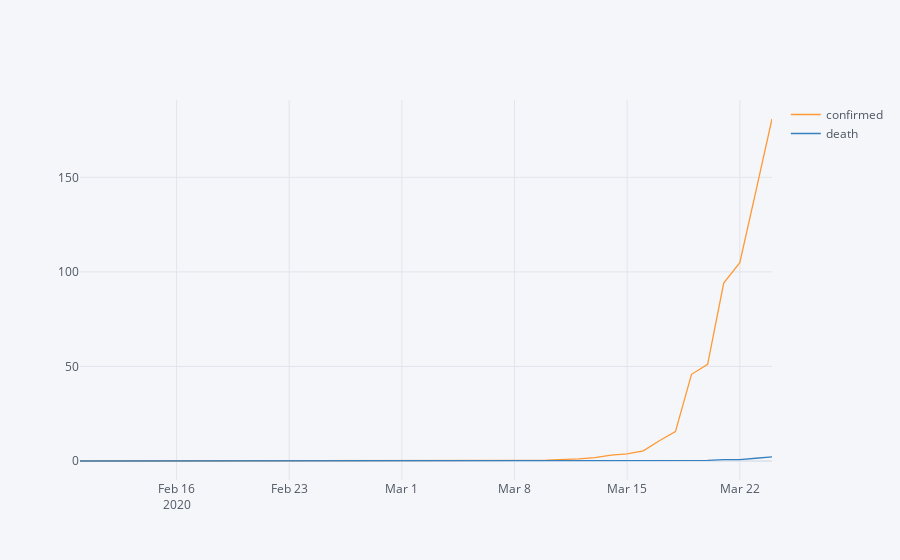

Notebook code cell kept with this figure:
### Markdown cell above
## Extract data from covid.direct
https://covid-19.direct/county/NY/New%20York%20City

### Code cell
nyc_pop = 8623000
raw_data = pd.read_json("covid_direct_3-25-20.json")
clean_nyc_data = raw_data[["confirmed", "death", "fulldate", "newcase"]]
clean_nyc_data.dropna(inplace=True)
clean_nyc_data["fulldate"] = pd.to_datetime(clean_nyc_data["fulldate"])
clean_nyc_data.set_index("fulldate", inplace=True)
(clean_nyc_data[["confirmed", "death"]]*100000/nyc_pop).iplot()

### Figure 1 — Plotly figure (JSON) as saved in the notebook; plotly's stock layout.template omitted (floating-point values rounded to 4 significant figures)
{"data": [{"line": {"color": "rgba(255, 153, 51, 1.0)", "dash": "solid", "shape": "linear", "width": 1.3}, "mode": "lines", "name": "confirmed", "text": "", "type": "scatter", "x": ["2020-02-10", "2020-02-11", "2020-02-12", "2020-02-13", "2020-02-14", "2020-02-15", "2020-02-16", "2020-02-17", "2020-02-18", "2020-02-19", "2020-02-20", "2020-02-21", "2020-02-22", "2020-02-23", "2020-02-24", "2020-02-25", "2020-02-26", "2020-02-27", "2020-02-28", "2020-02-29", "2020-03-01", "2020-03-02", "2020-03-03", "2020-03-04", "2020-03-05", "2020-03-06", "2020-03-07", "2020-03-08", "2020-03-09", "2020-03-10", "2020-03-11", "2020-03-12", "2020-03-13", "2020-03-14", "2020-03-15", "2020-03-16", "2020-03-17", "2020-03-18", "2020-03-19", "2020-03-20", "2020-03-21", "2020-03-22", "2020-03-23", "2020-03-24"], "y": [0, 0, 0, 0, 0, 0, 0, 0, 0, 0, 0, 0, 0, 0, 0, 0, 0, 0, 0, 0, 0, 0.0116, 0.0116, 0.0116, 0.04639, 0.1856, 0.1276, 0.1392, 0.2899, 0.4175, 0.719, 1.102, 1.786, 3.12, 3.815, 5.369, 10.7, 15.53, 45.85, 51.12, 94.11, 104.9, 142.7, 180.9]}, {"line": {"color": "rgba(55, 128, 191, 1.0)", "dash": "solid", "shape": "linear", "width": 1.3}, "mode": "lines", "name": "death", "text": "", "type": "scatter", "x": ["2020-02-10", "2020-02-11", "2020-02-12", "2020-02-13", "2020-02-14", "2020-02-15", "2020-02-16", "2020-02-17", "2020-02-18", "2020-02-19", "2020-02-20", "2020-02-21", "2020-02-22", "2020-02-23", "2020-02-24", "2020-02-25", "2020-02-26", "2020-02-27", "2020-02-28", "2020-02-29", "2020-03-01", "2020-03-02", "2020-03-03", "2020-03-04", "2020-03-05", "2020-03-06", "2020-03-07", "2020-03-08", "2020-03-09", "2020-03-10", "2020-03-11", "2020-03-12", "2020-03-13", "2020-03-14", "2020-03-15", "2020-03-16", "2020-03-17", "2020-03-18", "2020-03-19", "2020-03-20", "2020-03-21", "2020-03-22", "2020-03-23", "2020-03-24"], "y": [0, 0, 0, 0, 0, 0, 0, 0, 0, 0, 0, 0, 0, 0, 0, 0, 0, 0, 0, 0, 0, 0, 0, 0, 0, 0, 0, 0, 0, 0, 0, 0, 0, 0.0116, 0.05798, 0.08118, 0.116, 0.116, 0.3015, 0.3015, 0.6958, 0.6958, 1.45, 2.227]}], "layout": {"legend": {"bgcolor": "#F5F6F9", "font": {"color": "#4D5663"}}, "paper_bgcolor": "#F5F6F9", "plot_bgcolor": "#F5F6F9", "title": {"font": {"color": "#4D5663"}}, "xaxis": {"gridcolor": "#E1E5ED", "showgrid": true, "tickfont": {"color": "#4D5663"}, "title": {"font": {"color": "#4D5663"}, "text": ""}, "zerolinecolor": "#E1E5ED"}, "yaxis": {"gridcolor": "#E1E5ED", "showgrid": true, "tickfont": {"color": "#4D5663"}, "title": {"font": {"color": "#4D5663"}, "text": ""}, "zerolinecolor": "#E1E5ED"}}}
